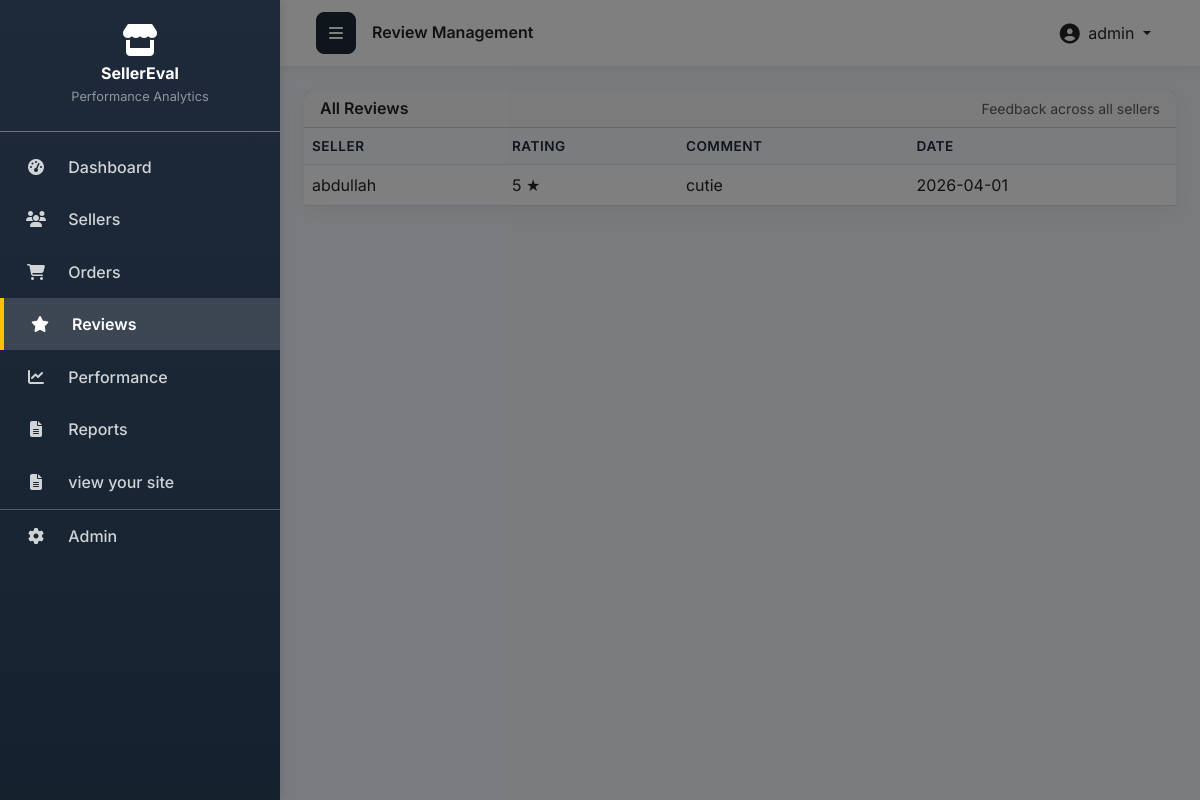
Screenshot of /reviews/ (signed in) with the database file from the repository.
### appfyp/models.py (models this page shows, shortened)
class Review(models.Model):
    seller = models.ForeignKey(
        Seller,
        on_delete=models.CASCADE,
        related_name='reviews',
        help_text="Seller being reviewed"
    )
    order = models.ForeignKey(
        Order,
        on_delete=models.SET_NULL,
        null=True,
        blank=True,
        related_name='reviews',
        help_text="Optional reference to the order being reviewed"
    )
    rating = models.IntegerField(
        validators=[MinValueValidator(1), MaxValueValidator(5)],
        help_text="Rating from 1 to 5 stars"
    )
    comment = models.TextField(help_text="Customer review comment")
    review_date = models.DateField(
        auto_now_add=True,
        help_text="Date when review was submitted"
    )
    class Meta:
        ordering = ['-review_date']
        verbose_name = "Review"
        verbose_name_plural = "Reviews"
        indexes = [
            models.Index(fields=['-review_date']),
            models.Index(fields=['seller', '-review_date']),
            models.Index(fields=['rating']),
        ]

class Seller(models.Model):
    STATUS_CHOICES = [
        ('Active', 'Active'),
        ('Under Review', 'Under Review'),
        ('Suspended', 'Suspended'),
    ]
    name = models.CharField(max_length=100, help_text="Seller's business name")
    email = models.EmailField(unique=True, help_text="Seller's contact email")
    phone = models.CharField(max_length=15, help_text="Seller's contact phone number")
    address = models.TextField(help_text="Seller's business address")
    status = models.CharField(
        max_length=20,
        choices=STATUS_CHOICES,
        default='Active',
        help_text="Current status of the seller account"
    )
    created_at = models.DateTimeField(
        auto_now_add=True,
        help_text="Registration date - when seller joined the platform"
    )
    class Meta:
        ordering = ['-created_at']
        verbose_name = "Seller"
        verbose_name_plural = "Sellers"

### appfyp/views.py (the view)
# urls.py: path('reviews/', views.review_list, name='review_list'),
@login_required
def review_list(request):
    reviews = Review.objects.select_related('seller').all()
    seller_filter = request.GET.get('seller', '')
    if seller_filter:
        reviews = reviews.filter(seller_id=seller_filter)
    rating_filter = request.GET.get('rating', '')
    if rating_filter:
        try:
            rating_value = int(rating_filter)
            reviews = reviews.filter(rating=rating_value)
        except ValueError:
            pass
    search_query = request.GET.get('search', '')
    if search_query:
        reviews = reviews.filter(comment__icontains=search_query)
    date_from = request.GET.get('date_from', '')
    date_to = request.GET.get('date_to', '')
    if date_from:
        reviews = reviews.filter(review_date__gte=date_from)
    if date_to:
        reviews = reviews.filter(review_date__lte=date_to)
    sort_by = request.GET.get('sort', '-review_date')
    if sort_by in ['review_date', '-review_date', 'rating', '-rating']:
        reviews = reviews.order_by(sort_by)
    else:
        reviews = reviews.order_by('-review_date')
    avg_rating = reviews.aggregate(avg=Avg('rating'))['avg'] or 0
    rating_distribution = reviews.values('rating').annotate(
        count=Count('id')
    ).order_by('-rating')
    context = {
        'reviews': reviews,
        'seller_filter': seller_filter,
        'rating_filter': rating_filter,
        'search_query': search_query,
        'date_from': date_from,
        'date_to': date_to,
        'avg_rating': round(avg_rating, 2),
        'rating_distribution': rating_distribution,
        'sellers': Seller.objects.all().order_by('name'),
        'rating_choices': [(i, f'{i} Star{"s" if i > 1 else ""}') for i in range(1, 6)],
    }
    return render(request, 'review_list.html', context)

### appfyp/templates/review_list.html (shortened to what this page needs)
{% extends 'base.html' %}
{% load static %}
{% block page_title %}Review Management{% endblock %}
{% block content %}
<div class="card">
    <div class="card-header d-flex justify-content-between align-items-center">
        <h5 class="mb-0 fw-semibold">All Reviews</h5>
        <span class="small text-muted">Feedback across all sellers</span>
    </div>
    <div class="card-body p-0">
        <div class="table-responsive">
            <table class="table mb-0 align-middle">
                <thead>
                    <tr>
                        <th scope="col">Seller</th>
                        <th scope="col">Rating</th>
                        <th scope="col">Comment</th>
                        <th scope="col">Date</th>
                    </tr>
                </thead>
                <tbody>
                    {% for review in reviews %}
                        <tr>
                            <td>{{ review.seller.name }}</td>
                            <td>{{ review.rating }} ★</td>
                            <td>{{ review.comment|truncatechars:100 }}</td>
                            <td>
                                {{ review.review_date|date:"Y-m-d" }}
                            </td>
                        </tr>
                    {% empty %}
                        <tr>
                            <td colspan="4" class="text-center text-muted py-3">
                                No reviews found.
                            </td>
                        </tr>
                    {% endfor %}
                </tbody>
            </table>
        </div>
    </div>
</div>
{% endblock %}

### appfyp/templates/base.html (shortened to what this page needs)
<!DOCTYPE html>
<html lang="en">
<head>
    <link href="https://cdn.jsdelivr.net/npm/bootstrap@5.3.0/dist/css/bootstrap.min.css" rel="stylesheet">
    <link rel="stylesheet" href="https://cdnjs.cloudflare.com/ajax/libs/font-awesome/6.4.0/css/all.min.css">
    {% load static %}
    <link rel="stylesheet" href="{% static 'css/output.css' %}">
</head>
<body>
    <div class="d-flex" id="wrapper">
        <div id="sidebar-overlay"></div>
        {% include 'includes/sidebar.html' %}
        <div id="page-content-wrapper">
            <nav class="navbar navbar-expand-lg">
                <div class="container-fluid">
                    <button class="btn btn-primary" id="menu-toggle">
                        <i class="fas fa-bars"></i>
                    </button>
                    <h4 class="ms-3 mb-0 fw-semibold">{% block page_title %}Dashboard{% endblock %}</h4>
                    <div class="ms-auto d-flex align-items-center">
                        <div class="dropdown">
                            <button class="btn btn-link text-dark text-decoration-none dropdown-toggle" type="button" id="userDropdown" data-bs-toggle="dropdown" aria-expanded="false">
                                <i class="fas fa-user-circle fa-lg me-1"></i>
                                {{ request.user.get_full_name|default:request.user.username }}
                            </button>
                        </div>
                    </div>
                </div>
            </nav>
            <div class="container-fluid p-4">
                {% block content %}{% endblock %}
            </div>
        </div>
    </div>
</body>
</html>

### appfyp/templates/base.html (style rules this page uses)
body { font-family: 'Inter', sans-serif; background-color: #f4f7fc; overflow-x: hidden; }
#wrapper { display: flex; min-height: 100vh; position: relative; }
#sidebar-overlay { display: none; position: fixed; top: 0; left: 0; width: 100%; height: 100%; background-color: rgba(0, 0, 0, 0.5); z-index: 999; transition: opacity 0.3s ease-in-out; }
#wrapper:not(.toggled) #sidebar-overlay { display: block; }
#page-content-wrapper { flex: 1; margin-left: 280px; min-width: 0; width: calc(100% - 280px); background-color: #f4f7fc; display: flex; flex-direction: column; transition: margin-left 0.3s ease-in-out; }
.navbar { background-color: #ffffff !important; box-shadow: 0 2px 10px rgba(0,0,0,0.05); padding: 0.75rem 1.5rem; position: sticky; top: 0; z-index: 100; }
.navbar .btn-primary { background-color: #1e2a3a; border-color: #1e2a3a; border-radius: 8px; padding: 0.5rem 0.75rem; }
.card { border: none; border-radius: 12px; box-shadow: 0 5px 20px rgba(0,0,0,0.05); transition: transform 0.2s, box-shadow 0.2s; }
.table thead th { border-top: none; background-color: #f8fafd; color: #1e2a3a; font-weight: 600; font-size: 0.85rem; text-transform: uppercase; letter-spacing: 0.5px; }

### rows the page displays
Review: seller.name "abdullah", rating "5", comment "cutie", review_date "2026-04-01"

### other values shown
{{ request.user.get_full_name|default:request.user.username }} "admin"
